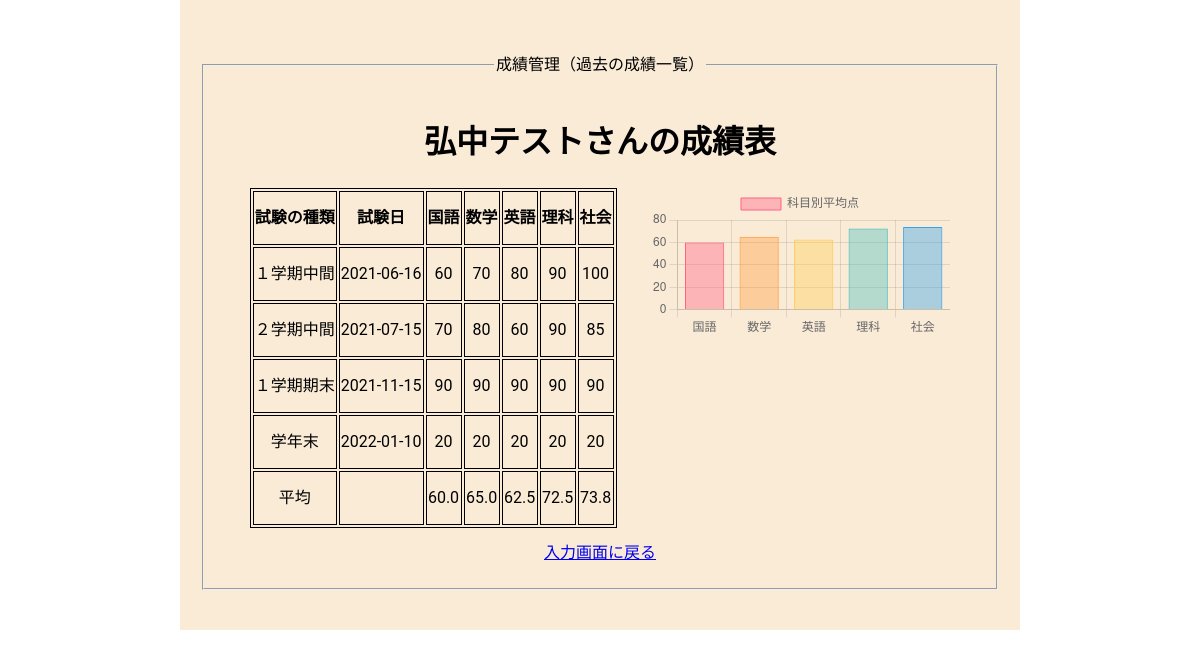
The page /record_read.php (signed in) on the database its author committed.
### tables this page shows
CREATE TABLE `record_table` (
  `id` int(11) NOT NULL,
  `user_id` int(11) NOT NULL,
  `exam_type` varchar(128) NOT NULL,
  `exam_date` date NOT NULL,
  `japanese` int(11) NOT NULL,
  `math` int(11) NOT NULL,
  `english` int(11) NOT NULL,
  `science` int(11) NOT NULL,
  `social` int(11) NOT NULL,
  `created_at` datetime NOT NULL,
  `updated_at` datetime NOT NULL
);

### record_read.php (the view, shortened to what this page needs)
<?php
$user_id = $_SESSION['user_id'];
$user_name = $_SESSION['user_name'];
$pdo = connect_to_db();
$sql = 'SELECT * FROM record_table WHERE user_id=:user_id ORDER BY exam_date ASC';
$stmt = $pdo->prepare($sql);
$stmt->bindValue(':user_id', $user_id);
try {
  $status = $stmt->execute();
} catch (PDOException $e) {
  echo json_encode(["sql error" => "{$e->getMessage()}"]);
  exit();
}
$result = $stmt->fetchAll(PDO::FETCH_ASSOC);
$output = "";
foreach ($result as $record) {
  $output .= "
  <tr>
    <td>{$record["exam_type"]}</td>
    <td>{$record["exam_date"]}</td>
    <td>{$record["japanese"]}</td>
    <td>{$record["math"]}</td>
    <td>{$record["english"]}</td>
    <td>{$record["science"]}</td>
    <td>{$record["social"]}</td>
  </tr>
  ";
}
$sql = 'SELECT ROUND(AVG(japanese),1), ROUND(AVG(math),1), ROUND(AVG(english),1),
 ROUND(AVG(science),1), ROUND(AVG(social),1) FROM record_table WHERE user_id=:user_id';
$stmt = $pdo->prepare($sql);
$stmt->bindValue(':user_id', $user_id);
try {
  $status = $stmt->execute();
} catch (PDOException $e) {
  echo json_encode(["sql error" => "{$e->getMessage()}"]);
  exit();
}
$result = $stmt->fetch(PDO::FETCH_ASSOC);
$japanese = $result["ROUND(AVG(japanese),1)"];
$math = $result["ROUND(AVG(math),1)"];
$english = $result["ROUND(AVG(english),1)"];
$science = $result["ROUND(AVG(science),1)"];
$social = $result["ROUND(AVG(social),1)"];
$average = "";
$average .= "
  <tr>
    <td>平均</td>
    <td></td>
    <td>{$japanese}</td>
    <td>{$math}</td>
    <td>{$english}</td>
    <td>{$science}</td>
    <td>{$social}</td>
  </tr>
  ";
?>
<!DOCTYPE html>
<html lang="ja">
<head>
  <link rel="stylesheet" href="css/style.css">
</head>
<body>
  <div class="wrapper">
    <fieldset>
      <legend>成績管理（過去の成績一覧）</legend>
      <h1><?php echo $user_name; ?>さんの成績表</h1>
      <div class="contents">
        <table>
          <thead>
            <tr>
              <th>試験の種類</th>
              <th>試験日</th>
              <th>国語</th>
              <th>数学</th>
              <th>英語</th>
              <th>理科</th>
              <th>社会</th>
            </tr>
          </thead>
          <tbody>
            <?= $output ?>
          </tbody>
          <tbody>
            <?= $average ?>
          </tbody>
        </table>
        <div>
          <canvas id="myChart"></canvas>
        </div>
      </div>
      <a href="record_input.php">入力画面に戻る</a>
    </fieldset>
  </div>
  <script>
    const labels = [
      '国語',
      '数学',
      '英語',
      '理科',
      '社会',
    ];
    const data = {
      labels: labels,
      datasets: [{
        label: '科目別平均点',
        data: [<?= $japanese; ?>, <?= $math; ?>, <?= $english; ?>, <?= $science; ?>, <?= $social; ?>],
        backgroundColor: [
          'rgba(255, 99, 132, 0.4)',
          'rgba(255, 159, 64, 0.4)',
          'rgba(255, 205, 86, 0.4)',
          'rgba(75, 192, 192, 0.4)',
          'rgba(54, 162, 235, 0.4)',
        ],
        borderColor: [
          'rgb(255, 99, 132)',
          'rgb(255, 159, 64)',
          'rgb(255, 205, 86)',
          'rgb(75, 192, 192)',
          'rgb(54, 162, 235)',
        ],
        borderWidth: 1
      }]
    };
    const config = {
      type: 'bar',
      data: data,
      options: {
        scales: {
          y: {
            beginAtZero: true
          }
        }
      },
    };
    const myChart = new Chart(
      document.getElementById('myChart'),
      config
    );
  </script>
</body>
</html>

### css/style.css (style rules this page uses)
body { font-family: Roboto, "Yu Gothic Medium", "游ゴシック Medium", YuGothic, "游ゴシック体", "ヒラギノ角ゴ Pro W3", "メイリオ", sans-serif; font-size: 16px; width: 70%; margin: 0 auto; }
.wrapper { padding: 40px 20px 40px; background-color: antiquewhite; text-align: center; line-height: 50px; }
table, th, td { border: 1px solid black; font-size: 16px; }
.contents { display: flex; justify-content: space-evenly; }

### rows shown on the page
record_table: exam_type "１学期中間", exam_date "2021-06-16", japanese "60", math "70", english "80", science "90", social "100"
record_table: exam_type "２学期中間", exam_date "2021-07-15", japanese "70", math "80", english "60", science "90", social "85"
record_table: exam_type "１学期期末", exam_date "2021-11-15", japanese "90", math "90", english "90", science "90", social "90"
record_table: exam_type "学年末", exam_date "2022-01-10", japanese "20", math "20", english "20", science "20", social "20"

### other values the page prints
$user_name "弘中テスト"
$japanese "60.0"
$math "65.0"
$english "62.5"
$science "72.5"
$social "73.8"
chart data {{ $japanese }} 60.0
chart data {{ $math }} 65.0
chart data {{ $english }} 62.5
chart data {{ $science }} 72.5
